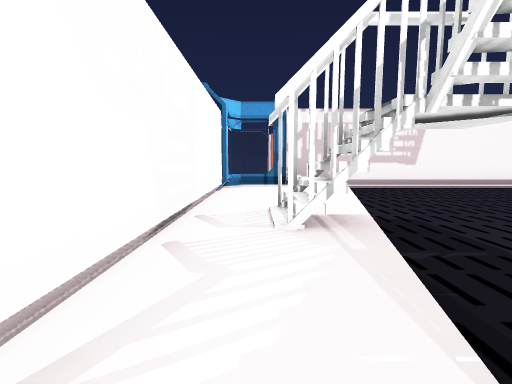
[1] (above)

17 first-person views from a walk through a 3-D level made in the Unity game engine. The camera is 1.2 m above the floor, tilts 6° down and sees 85° across. The floor is counted in squares, 2 m on a side. Each view is taken from the middle of a square. On the plan, view 1 faces up. The plan holds only what a view shows up to about 9 squares ahead; the rest is blank. The place goes on beyond the plan. Some animated figures are not drawn. Some surface patterns are stand-ins.

[2]
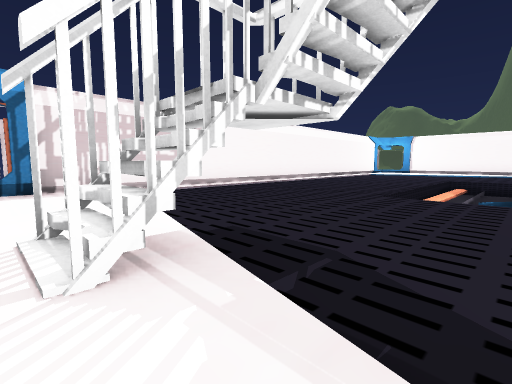

[3]
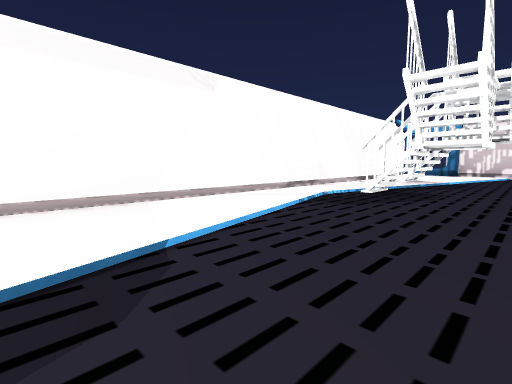

[4]
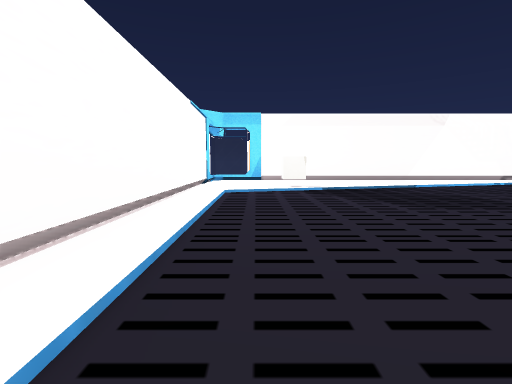

[5]
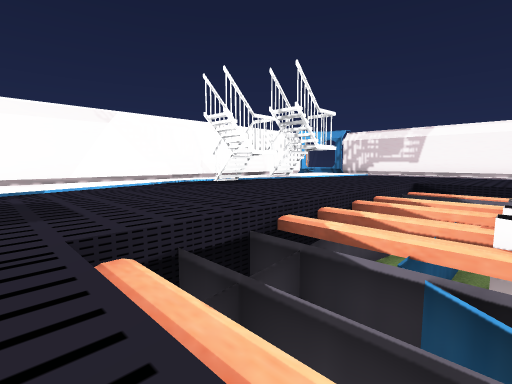

[6]
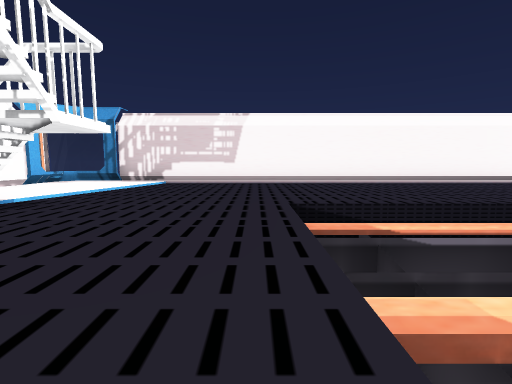

[7]
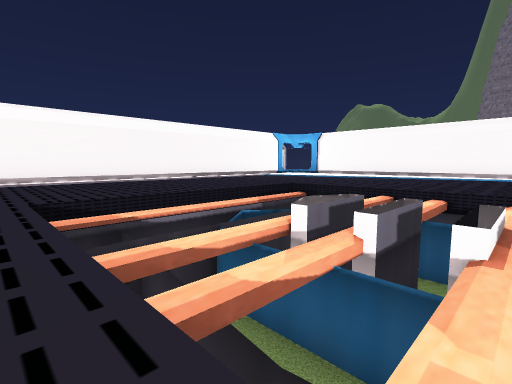

[8]
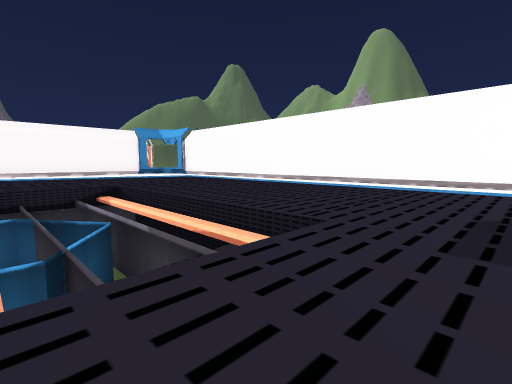

[9]
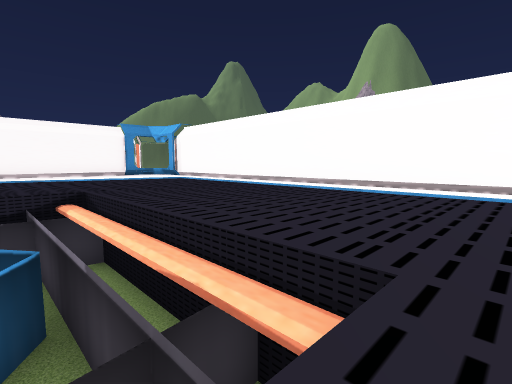

[10]
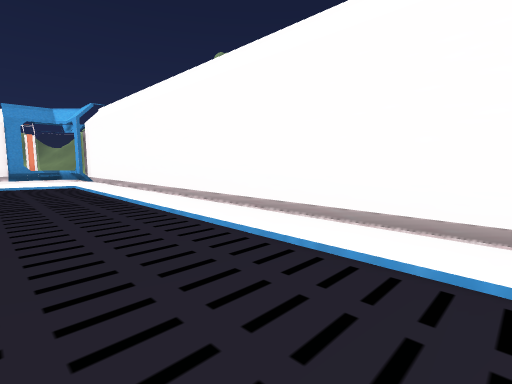

[11]
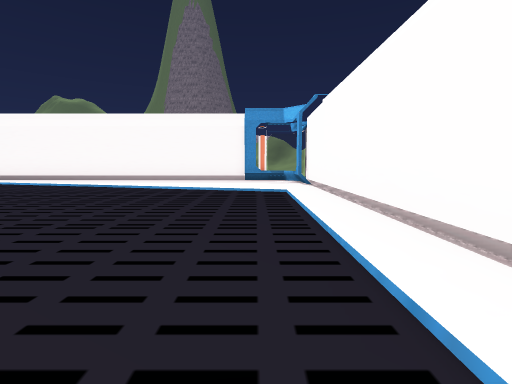

[12]
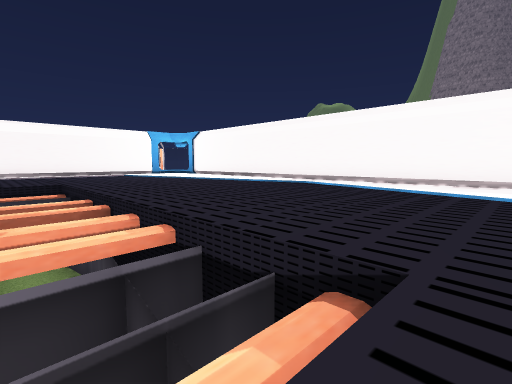

[13]
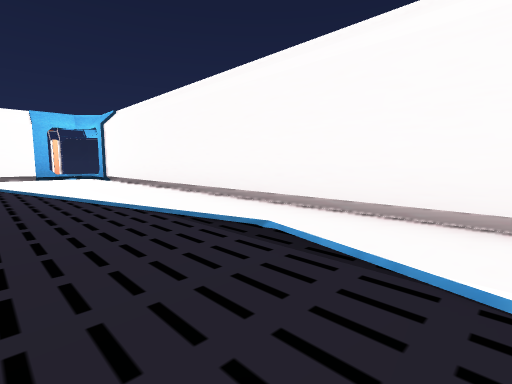

[14]
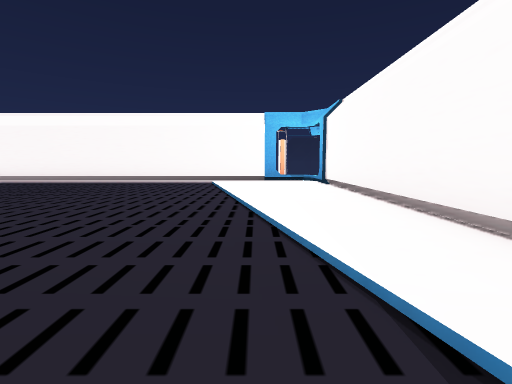

[15]
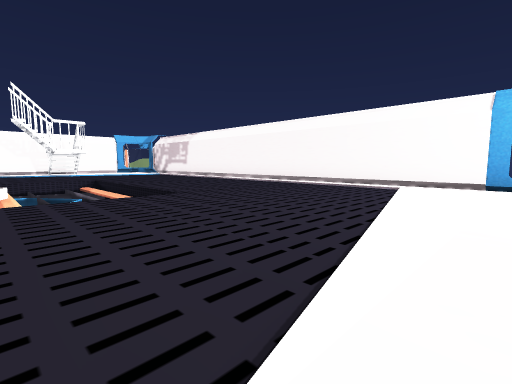

[16]
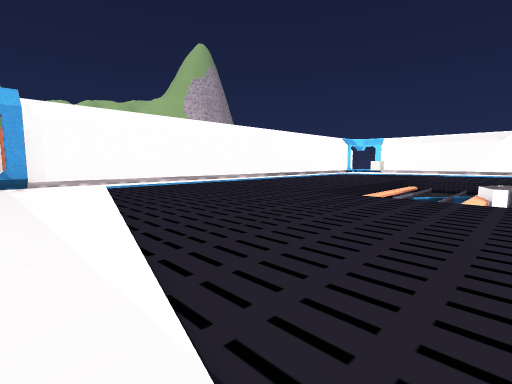

[17]
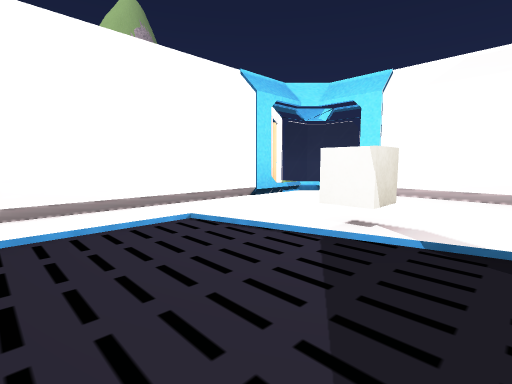

### Floor plan
Key: @ floor where view 1 was taken; # wall or solid block; x gap in a wall; . floor; = window, fence, low wall or low ledge; v drop or lower ground; C cube.
Columns run from 1 left of view 1 to 18 right of it. Each row starts with its distance up from view 1.
  8 #=################=#
  7 =..................=
  6 #..................#
  5 #..................#
  4 #x#................#
  3 #.#....vvvvvv......#
  2 #......      ......#
  1 #......vv    ......#
  0 #@##...vvvvvv......#
 -1 #......vvvvvv......#
 -2 #......vvvvvv......#
 -3 #......vvvvvv......#
 -4 #......  vv  ......#
 -5 #......vvvvvv......#
 -6 #..................#
 -7 #..................#
 -8 #.CC...............#
 -9 #..................#
-10 x...############..=#
-11  ###            ##

Positions as (right, up) in squares from view 1, and headings:
1: (0, 0), facing up
2: (0, 1), facing up-right
3: (3, -6), facing up-left
4: (8, -9), facing left
5: (8, -6), facing up-left
6: (5, -1), facing up
7: (5, -2), facing up-right
8: (4, -3), facing down-right
9: (5, -4), facing down-right
10: (7, -8), facing down-right
11: (9, -9), facing right
12: (10, -6), facing up-right
13: (15, -3), facing up-right
14: (16, -1), facing up
15: (17, 0), facing up-left
16: (17, -2), facing down-left
17: (4, -7), facing down-left
